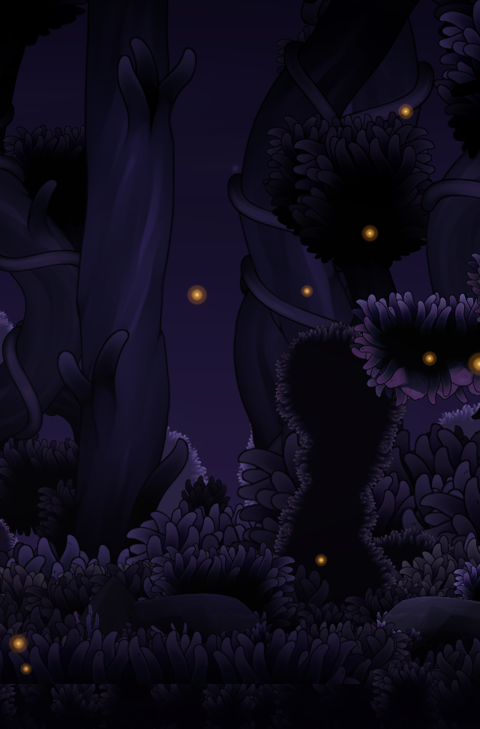
#> input picture assets/realms/realm1_door/r2_forest_peek.png, 480 x 729 px
$ python bake_portal_slice.py
#> lines starting #> are read from the running program, lines starting #| are printed output that depends on the picture
"""Re-bake the Realm 2 glimpse that sits inside the Realm 1 portal.

The problem with r2_forest_peek.png: it is a 480x729 grab of a WIDE forest shot,
displayed at 0.30 scale inside a ~90x234 opening. That is a 3.3x downscale of an
already-wide frame, so every element — trunks, fireflies, flower clusters — lands
2-4px across and the whole thing reads as a murky smudge.

Cropping is zooming. This takes a tall slice whose aspect already matches the
opening (200x520 -> 0.385, same as 90/234) centred on the readable content: the pale
trunk, the firefly cluster, and one glowing flower mass. Displayed at 0.45 it is only
a 2.2x downscale of a region that fills the frame, so the content actually reads.

Out: assets/realms/realm1_door/r2_forest_slice.png
"""
import os
from PIL import Image

ROOT = os.path.dirname(os.path.dirname(os.path.abspath(__file__)))
SRC = os.path.join(ROOT, "assets", "realms", "realm1_door", "r2_forest_peek.png")
OUT = os.path.join(ROOT, "assets", "realms", "realm1_door", "r2_forest_slice.png")

# opening is ~90x234 -> 0.3846. The crop matches it so nothing is stretched.
CROP = (150, 40, 350, 560)          # left, top, right, bottom -> 200x520

src = Image.open(SRC).convert("RGBA")
assert src.size == (480, 729), src.size
out = src.crop(CROP)
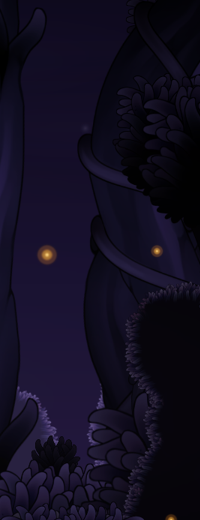
#> out: PIL image 200x520 RGBA; mean R, G, B, A 17.4, 13.3, 31.6, 255
assert out.size == (200, 520), out.size
print("slice %s  aspect %.4f  (opening 90/234 = %.4f)"
      % (out.size, out.width / out.height, 90 / 234))
#| slice (200, 520)  aspect 0.3846  (opening 90/234 = 0.3846)
out.save(OUT)
print("wrote", OUT)
